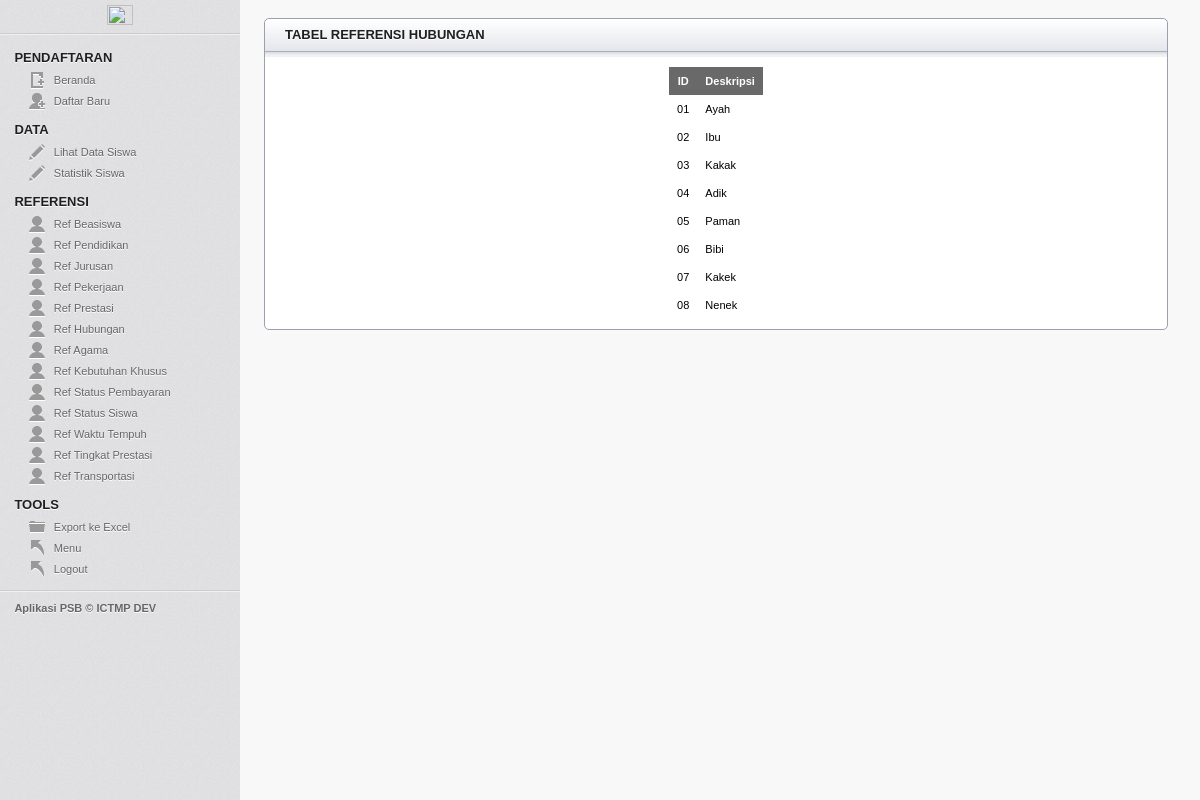
Screenshot of /pendaftaran/index.php?p=t_hubungan (signed in) with the database file from the repository.
### tables this page shows
CREATE TABLE `ref_relation` (
  `id_relation` varchar(5) NOT NULL,
  `detail` varchar(99) NOT NULL
);

### pendaftaran/t_hubungan.php (the view, shortened to what this page needs)
<?php
	$sql = "SELECT * FROM ref_relation";
	$result = mysqli_query($con, $sql)or die('Error');
	if(isset($_SESSION['signed_in']) && $_SESSION['signed_in'] == true)
	{
		echo '	<article class="module">
					<header><h3>TABEL REFERENSI HUBUNGAN</h3></header>
					<div class="module_content">
						<table class="tbl_data" border="0" align="center">
							<tr>
								<th>ID</th>
								<th>Deskripsi</th>
							</tr>';
								while ($data = mysqli_fetch_array($result)) {
									echo '
										<tr>
											<td>'.$data["id_relation"].'</td>
											<td>'.$data["detail"].'</td>
										</tr>
									';
								}
		echo '
						</table>
					</div>
				</article>
			</section>
		';
	}
?>

### pendaftaran/css/layout.css (style rules this page uses)
html, body, div, map, dt, isindex, form, header, aside, section, section, article, footer { display: block; }
html, body { height: 100%; margin: 0; padding: 0; font-family: Verdana, Helvetica, Arial, sans-serif; background: #F8F8F8; font-size: 11px; }
#main h3 { color: #1F1F20; text-transform: uppercase; text-shadow: 0 1px 0 #fff; font-size: 13px; margin: 8px 20px; }
.module { border: 1px solid #9BA0AF; width: auto; margin-right: 20px; margin-top: 20px; -webkit-border-radius: 5px; -moz-border-radius: 5px; border-radius: 5px; background: #ffffff; }
.module header h3 { display: block; margin: 10px 20px; width: auto; float: left; }
.module header { height: 38px; width: 100%; background: #F1F1F4 url(../images/secondary_bar.png) repeat-x; -webkit-border-top-left-radius: 5px; -webkit-border-top-right-radius: 5px; -moz-border-radius-top-left: 5px; -moz-border-radius-top-right: 5px; border-top-left-radius: 5px; border-top-right-radius: 5px; }
.module_content { margin: 10px 20px; color: #666; }
table.tbl_data { border-collapse: collapse; color: black; }
.tbl_data th { background-color: #696969; color: #ffffff; text-align: center; padding: 8px; }
.tbl_data td { padding: 8px; text-align: left; }

### rows the page displays
ref_relation: id_relation "01", detail "Ayah"
ref_relation: id_relation "02", detail "Ibu"
ref_relation: id_relation "03", detail "Kakak"
ref_relation: id_relation "04", detail "Adik"
ref_relation: id_relation "05", detail "Paman"
ref_relation: id_relation "06", detail "Bibi"
ref_relation: id_relation "07", detail "Kakek"
ref_relation: id_relation "08", detail "Nenek"
